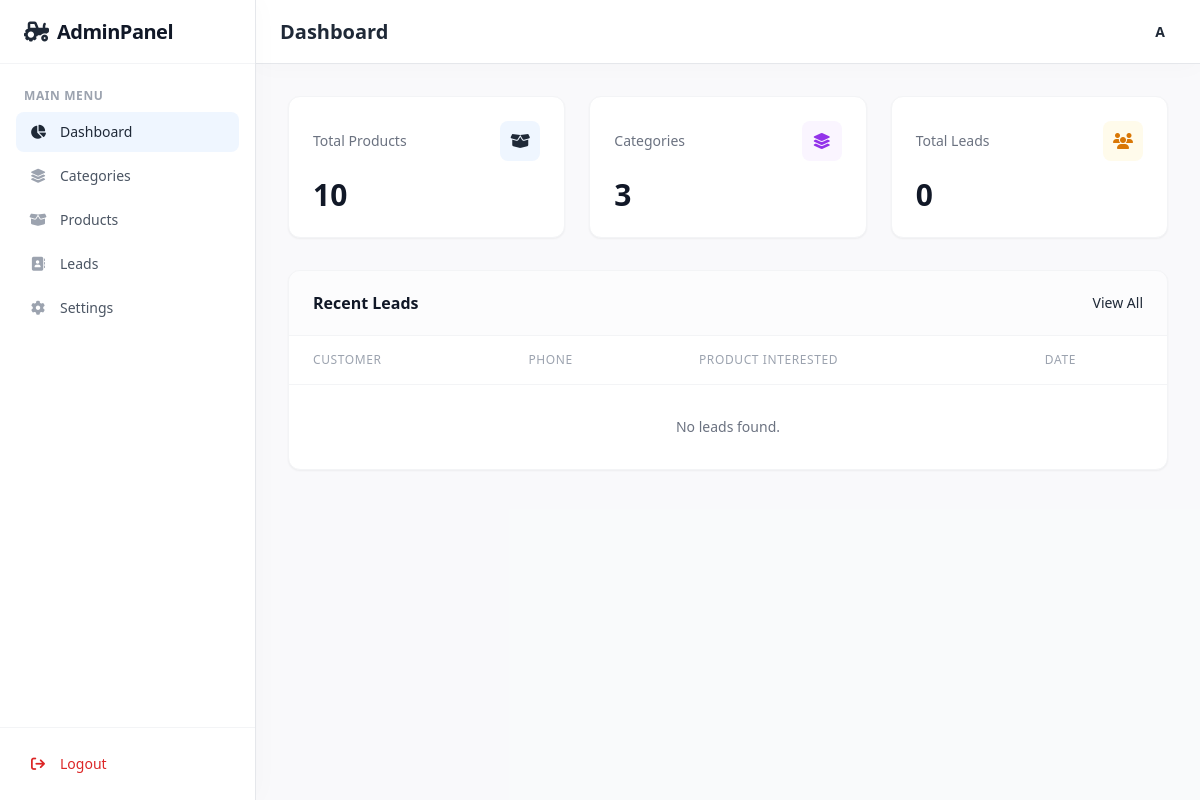
/admin/index.php (signed in), run on an earlier commit of the app's database.
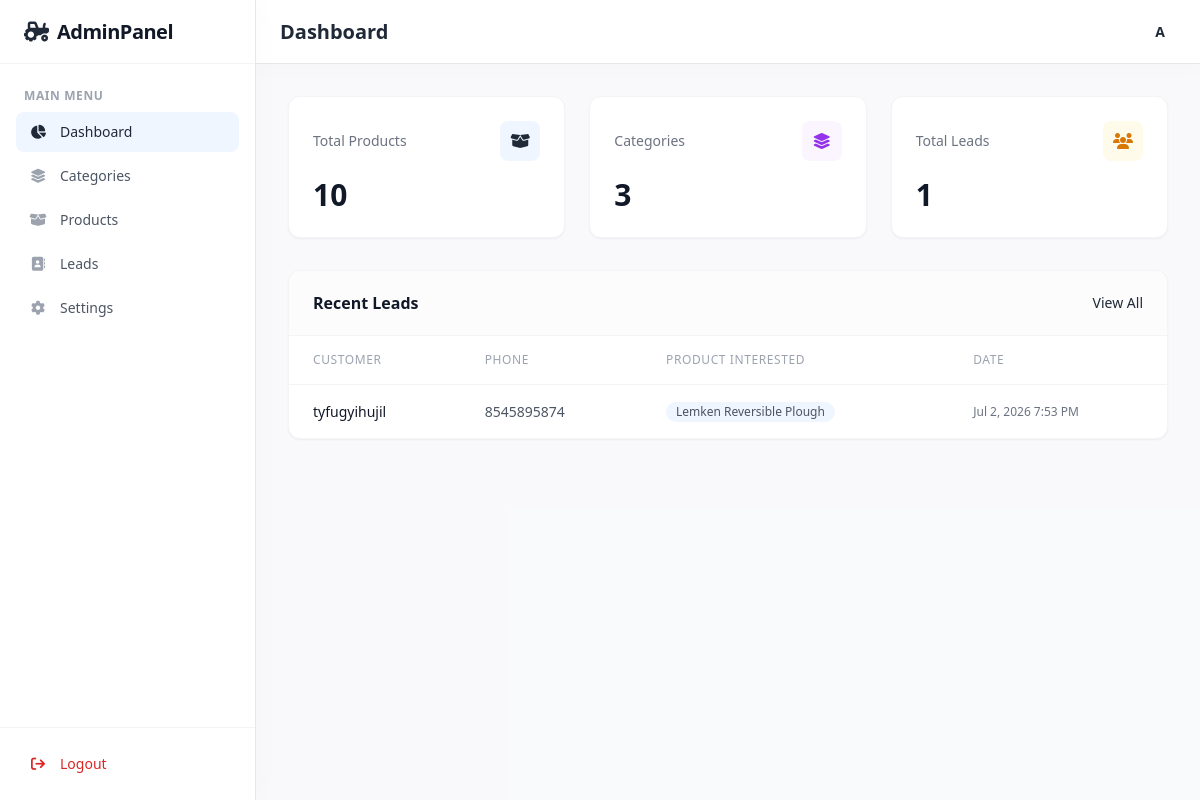
And on a later commit of the database.
### tables this page shows
CREATE TABLE leads (
    id INTEGER PRIMARY KEY AUTOINCREMENT,
    product_id INTEGER,
    customer_name TEXT NOT NULL,
    phone TEXT NOT NULL,
    created_at DATETIME DEFAULT CURRENT_TIMESTAMP,
    FOREIGN KEY(product_id) REFERENCES products(id)
);

CREATE TABLE products (
    id INTEGER PRIMARY KEY AUTOINCREMENT,
    category_id INTEGER,
    name TEXT NOT NULL,
    slug TEXT NOT NULL UNIQUE,
    short_description TEXT,
    description TEXT,
    specifications TEXT,
    applications TEXT,
    price REAL,
    price_visibility TEXT DEFAULT 'public', -- 'public', 'locked', 'hidden'
    featured INTEGER DEFAULT 0,
    status TEXT DEFAULT 'active', -- 'active', 'inactive'
    created_at DATETIME DEFAULT CURRENT_TIMESTAMP,
    FOREIGN KEY(category_id) REFERENCES categories(id)
);

### admin/index.php (the view, shortened to what this page needs)
<?php
require_once __DIR__ . '/../includes/functions.php';
$productsCount = $pdo->query("SELECT COUNT(*) FROM products")->fetchColumn();
$categoriesCount = $pdo->query("SELECT COUNT(*) FROM categories")->fetchColumn();
$leadsCount = $pdo->query("SELECT COUNT(*) FROM leads")->fetchColumn();
$recentLeads = $pdo->query("
    SELECT l.*, p.name as product_name
    FROM leads l
    LEFT JOIN products p ON l.product_id = p.id
    ORDER BY l.id DESC LIMIT 5
")->fetchAll();
?>
<!DOCTYPE html>
<html lang="en">
<head>
    <script src="https://cdn.tailwindcss.com"></script>
    <link rel="stylesheet" href="https://cdnjs.cloudflare.com/ajax/libs/font-awesome/6.4.0/css/all.min.css">
</head>
<body class="bg-gray-50 font-sans text-gray-800 antialiased overflow-hidden flex h-screen">
    <aside id="sidebar" class="fixed inset-y-0 left-0 z-50 w-64 bg-white border-r border-gray-200 transform -translate-x-full md:relative md:translate-x-0 transition-transform duration-300 ease-in-out flex flex-col shadow-[4px_0_24px_rgba(0,0,0,0.02)]">
        <div class="h-16 flex items-center justify-between px-6 border-b border-gray-100">
            <a href="/" class="flex items-center gap-2 text-primary">
                <i class="fa-solid fa-tractor text-xl"></i>
                <span class="text-xl font-bold tracking-tight text-gray-900">AdminPanel</span>
            </a>
        </div>
        <nav class="flex-grow py-6 px-4 space-y-1 overflow-y-auto no-scrollbar">
            <p class="px-2 text-xs font-semibold text-gray-400 uppercase tracking-wider mb-2">Main Menu</p>
            <a href="/admin/index.php" class="bg-blue-50 text-primary group flex items-center px-3 py-2.5 text-sm font-medium rounded-lg">
                <i class="fa-solid fa-chart-pie mr-3 w-5 text-center text-primary"></i> Dashboard
            </a>
            <a href="/admin/categories.php" class="text-gray-600 hover:bg-gray-50 hover:text-gray-900 group flex items-center px-3 py-2.5 text-sm font-medium rounded-lg transition">
                <i class="fa-solid fa-layer-group mr-3 w-5 text-center text-gray-400 group-hover:text-gray-600"></i> Categories
            </a>
            <a href="/admin/products.php" class="text-gray-600 hover:bg-gray-50 hover:text-gray-900 group flex items-center px-3 py-2.5 text-sm font-medium rounded-lg transition">
                <i class="fa-solid fa-box-open mr-3 w-5 text-center text-gray-400 group-hover:text-gray-600"></i> Products
            </a>
            <a href="/admin/leads.php" class="text-gray-600 hover:bg-gray-50 hover:text-gray-900 group flex items-center px-3 py-2.5 text-sm font-medium rounded-lg transition">
                <i class="fa-solid fa-address-book mr-3 w-5 text-center text-gray-400 group-hover:text-gray-600"></i> Leads
            </a>
            <a href="/admin/settings.php" class="text-gray-600 hover:bg-gray-50 hover:text-gray-900 group flex items-center px-3 py-2.5 text-sm font-medium rounded-lg transition">
                <i class="fa-solid fa-gear mr-3 w-5 text-center text-gray-400 group-hover:text-gray-600"></i> Settings
            </a>
        </nav>
        <div class="p-4 border-t border-gray-100">
            <a href="/admin_logout.php" class="text-red-600 hover:bg-red-50 hover:text-red-700 flex items-center px-3 py-2.5 text-sm font-medium rounded-lg transition">
                <i class="fa-solid fa-arrow-right-from-bracket mr-3 w-5 text-center"></i> Logout
            </a>
        </div>
    </aside>
    <div class="flex-1 flex flex-col h-screen overflow-hidden bg-gray-50/50">
        <header class="h-16 bg-white border-b border-gray-200 flex items-center justify-between px-4 sm:px-6 z-30 shadow-[0_4px_24px_rgba(0,0,0,0.02)] sticky top-0">
            <div class="flex items-center">
                <h1 class="text-xl font-semibold text-gray-800">Dashboard</h1>
            </div>
            <div class="flex items-center gap-4">
                <div class="w-8 h-8 rounded-full bg-primary/10 text-primary flex items-center justify-center font-bold text-sm">
                    A
                </div>
            </div>
        </header>
        <main class="flex-1 overflow-y-auto p-4 sm:p-6 lg:p-8">
            <div class="max-w-7xl mx-auto">
                <div class="grid grid-cols-1 sm:grid-cols-2 lg:grid-cols-3 gap-6 mb-8 animate-fade-in">
                    <div class="bg-white rounded-xl shadow-sm border border-gray-100 p-6 hover:shadow-md transition duration-300">
                        <div class="flex items-center justify-between mb-4">
                            <h3 class="text-sm font-medium text-gray-500">Total Products</h3>
                            <div class="w-10 h-10 rounded-lg bg-blue-50 text-primary flex items-center justify-center">
                                <i class="fa-solid fa-box-open"></i>
                            </div>
                        </div>
                        <p class="text-3xl font-bold text-gray-900"><?php echo $productsCount; ?></p>
                    </div>
                    <div class="bg-white rounded-xl shadow-sm border border-gray-100 p-6 hover:shadow-md transition duration-300">
                        <div class="flex items-center justify-between mb-4">
                            <h3 class="text-sm font-medium text-gray-500">Categories</h3>
                            <div class="w-10 h-10 rounded-lg bg-purple-50 text-purple-600 flex items-center justify-center">
                                <i class="fa-solid fa-layer-group"></i>
                            </div>
                        </div>
                        <p class="text-3xl font-bold text-gray-900"><?php echo $categoriesCount; ?></p>
                    </div>
                    <div class="bg-white rounded-xl shadow-sm border border-gray-100 p-6 hover:shadow-md transition duration-300">
                        <div class="flex items-center justify-between mb-4">
                            <h3 class="text-sm font-medium text-gray-500">Total Leads</h3>
                            <div class="w-10 h-10 rounded-lg bg-amber-50 text-amber-600 flex items-center justify-center">
                                <i class="fa-solid fa-users"></i>
                            </div>
                        </div>
                        <p class="text-3xl font-bold text-gray-900"><?php echo $leadsCount; ?></p>
                    </div>
                </div>
                <div class="bg-white rounded-xl shadow-sm border border-gray-100 overflow-hidden animate-slide-up">
                    <div class="px-6 py-5 border-b border-gray-100 flex justify-between items-center bg-gray-50/50">
                        <h2 class="text-base font-semibold text-gray-900">Recent Leads</h2>
                        <a href="/admin/leads.php" class="text-primary hover:text-blue-800 text-sm font-medium transition">View All</a>
                    </div>
                    <div class="overflow-x-auto">
                        <table class="w-full text-left border-collapse">
                            <thead>
                                <tr class="bg-white text-gray-400 text-xs uppercase tracking-wider border-b border-gray-100">
                                    <th class="px-6 py-4 font-medium">Customer</th>
                                    <th class="px-6 py-4 font-medium">Phone</th>
                                    <th class="px-6 py-4 font-medium">Product Interested</th>
                                    <th class="px-6 py-4 font-medium">Date</th>
                                </tr>
                            </thead>
                            <tbody class="text-sm divide-y divide-gray-50">
                                <?php if (empty($recentLeads)): ?>
                                    <tr>
                                        <td colspan="4" class="px-6 py-8 text-center text-gray-500">No leads found.</td>
                                    </tr>
                                <?php else: ?>
                                    <?php foreach ($recentLeads as $lead): ?>
                                        <tr class="hover:bg-gray-50/50 transition duration-150">
                                            <td class="px-6 py-4 font-medium text-gray-900"><?php echo htmlspecialchars($lead['customer_name']); ?></td>
                                            <td class="px-6 py-4 text-gray-600"><?php echo htmlspecialchars($lead['phone']); ?></td>
                                            <td class="px-6 py-4 text-gray-600">
                                                <span class="inline-flex items-center px-2.5 py-0.5 rounded-full text-xs font-medium bg-blue-50 text-primary">
                                                    <?php echo htmlspecialchars($lead['product_name']); ?>
                                                </span>
                                            </td>
                                            <td class="px-6 py-4 text-gray-500 text-xs"><?php echo date('M j, Y g:i A', strtotime($lead['created_at'])); ?></td>
                                        </tr>
                                    <?php endforeach; ?>
                                <?php endif; ?>
                            </tbody>
                        </table>
                    </div>
                </div>
            </div>
        </main>
    </div>
</body>
</html>

What changed in the data, as far as the page shows it:
added leads: customer_name "tyfugyihujil", phone "8545895874", product.name "Lemken Reversible Plough", created_at "Jul 2, 2026 7:53 PM"
Also different on the page:
$leadsCount: "0" → "1"
text no longer shown: "No leads found."
